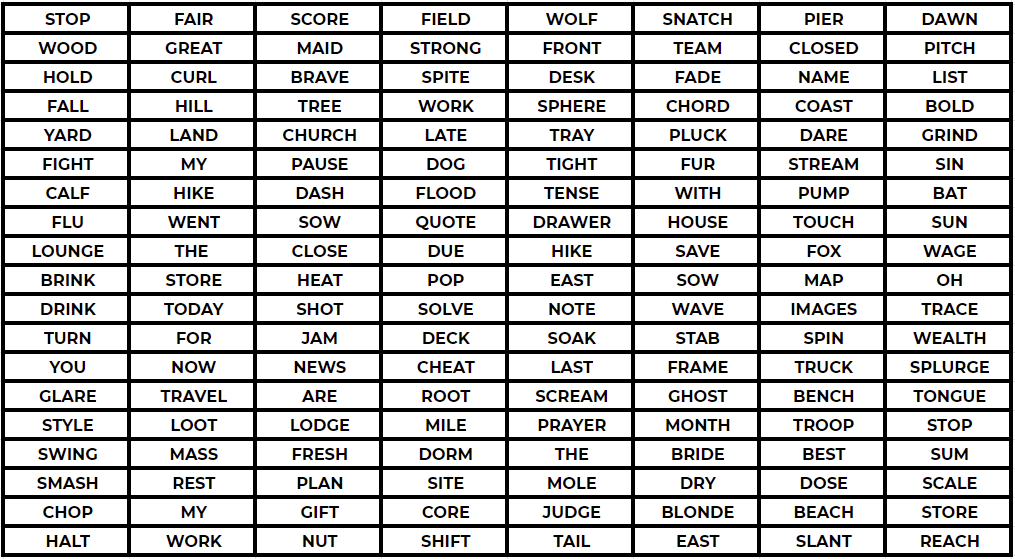
#> input picture section16/word_matrix.png, 1015 x 559 px
$ python image_exercise.py
#> lines starting #> are read from the running program, lines starting #| are printed output that depends on the picture
# Two images: word_matrix.png / mask.png
# The word_matrix is a .png image that contains a spreadsheet of words with a hidden message in it
# Your task is to use the mask.png image to reveal the hidden message inside wthe word_matrix.png

from PIL import Image

matrix = Image.open('word_matrix.png')
#> matrix is the input picture: PIL image 1015x559 RGBA; mean R, G, B, A 192.9, 192.7, 192.7, 255
mask = Image.open('mask.png')
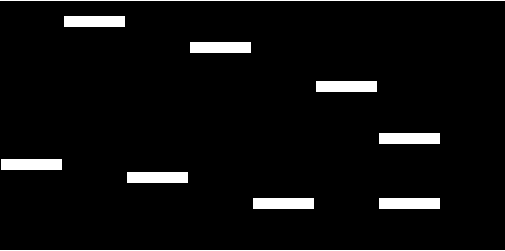
#> input picture section16/mask.png, 505 x 251 px
#> mask is the input picture: PIL image 505x251 RGBA; mean R, G, B, A 12.8, 12.8, 12.8, 255

print(matrix.size) # (1015, 559)
#| (1015, 559)
print(mask.size) # (505, 251)
#| (505, 251)

big_mask = mask.resize((1015, 559))
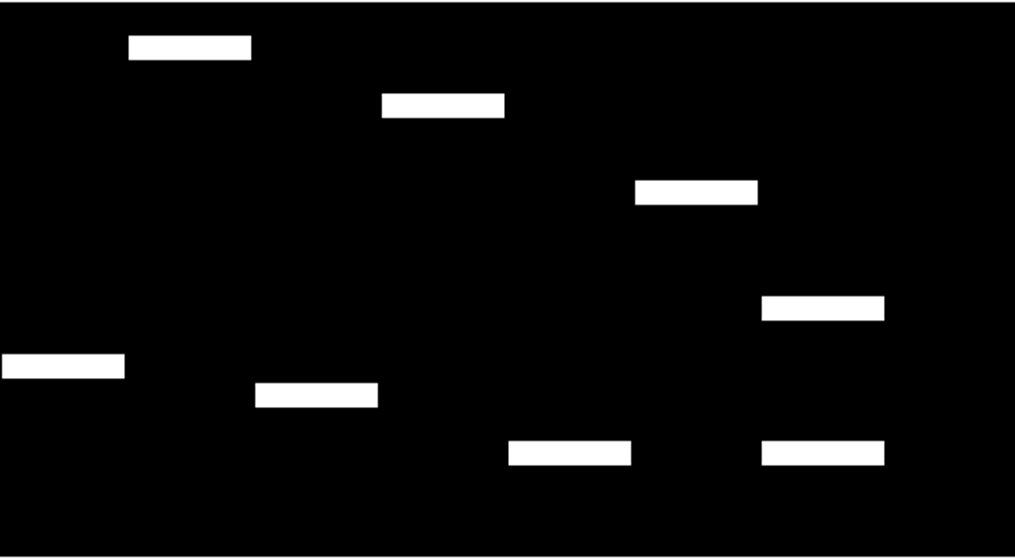
#> big_mask: PIL image 1015x559 RGBA; mean R, G, B, A 12.9, 12.9, 12.9, 255
big_mask.putalpha(50)
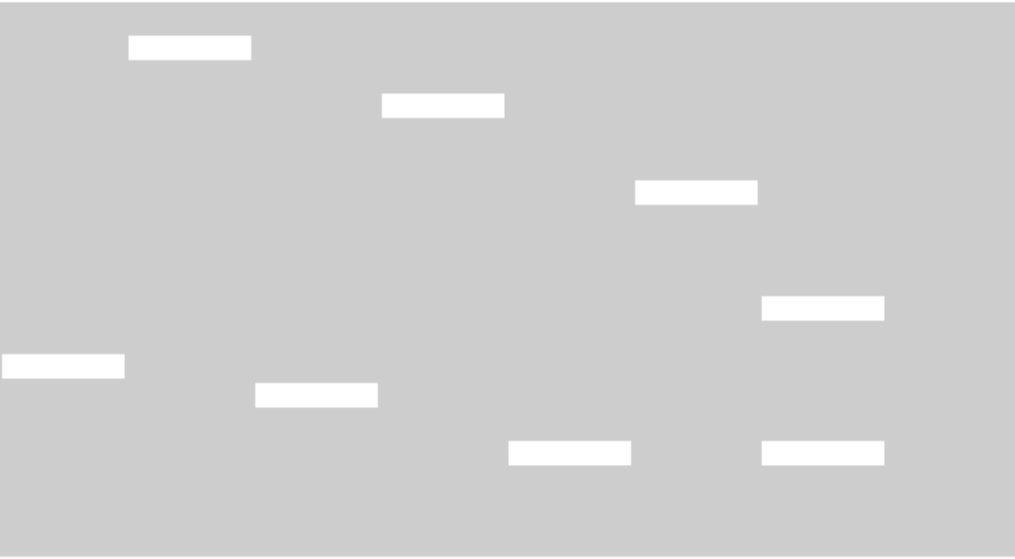
#> big_mask: PIL image 1015x559 RGBA; mean R, G, B, A 12.9, 12.9, 12.9, 50; transparent parts drawn white

matrix.paste(im=big_mask, box = (0, 0), mask=big_mask)
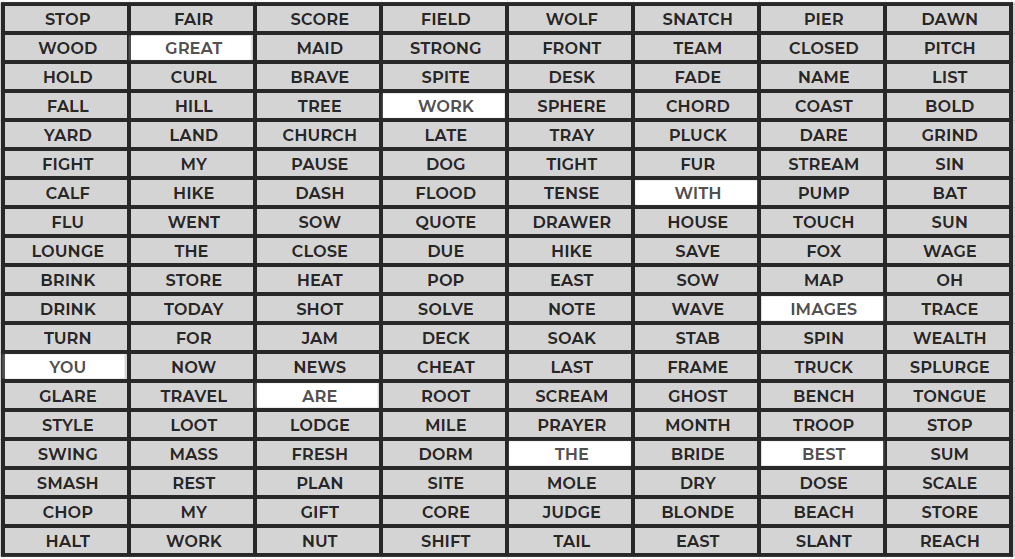
#> matrix: PIL image 1015x559 RGBA; mean R, G, B, A 157.6, 157.4, 157.5, 215; transparent parts drawn white
matrix.show()

# Answer is: GREAT WORK WITH IMAGES YOU ARE THE BEST
